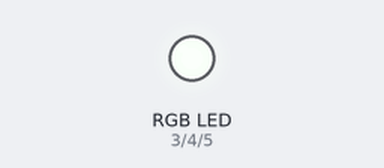
Bench run of a sketch on a simulated Arduino Uno, built with avr-gcc and run on an emulated ATmega328P. Shown: an RGB LED mixed from three pins (HIGH = lit). Dim RGB values are drawn brighter than linear.

Above: at 0.05 s.
At 1.55 s:
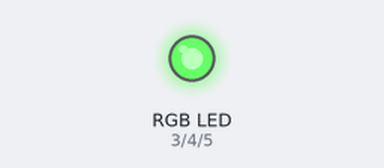
At 4.75 s:
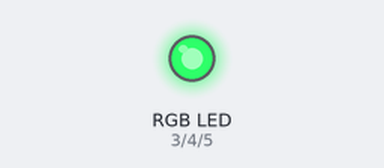
At 9.45 s:
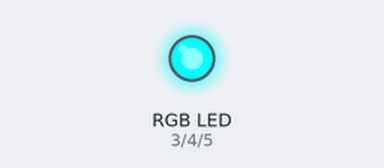
At 14.15 s:
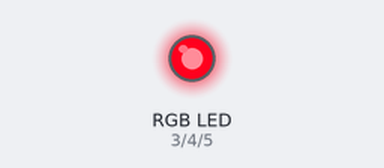
At 18.95 s:
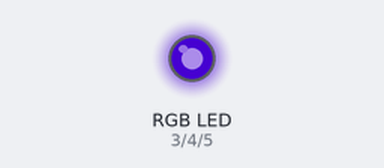
Timing chart, 0 to 24.6 s (numbered marks = the images above):
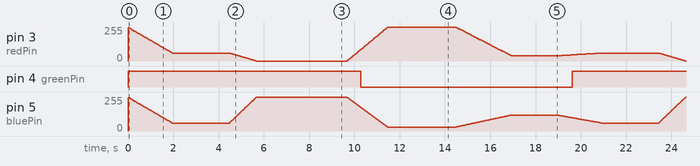

The sketch:

LampFadingLights.ino
```cpp
const int redPin   = 3;
const int greenPin = 4;
const int bluePin  = 5;

float currentR = 255;
float currentG = 255;
float currentB = 255;

void setup() {
  pinMode(redPin, OUTPUT);
  pinMode(greenPin, OUTPUT);
  pinMode(bluePin, OUTPUT);

  setColor(255, 255, 255);
}

void loop() {
  fadeToColor(60, 255, 60, 2000);
  delay(2500);

  fadeToColor(0, 180, 255, 1200);
  delay(4000);

  fadeToColor(255, 30, 30, 1800);
  delay(3000);

  fadeToColor(40, 60, 120, 2500);
  delay(2000);
}

void setColor(int r, int g, int b) {
  analogWrite(redPin, r);
  analogWrite(greenPin, g);
  analogWrite(bluePin, b);
  currentR = r;
  currentG = g;
  currentB = b;
}

void fadeToColor(int targetR, int targetG, int targetB, int durationMs) {
  int steps = 60;
  float delayPerStep = (float)durationMs / steps;

  float stepR = (targetR - currentR) / steps;
  float stepG = (targetG - currentG) / steps;
  float stepB = (targetB - currentB) / steps;

  for (int i = 0; i < steps; i++) {
    currentR += stepR;
    currentG += stepG;
    currentB += stepB;

    analogWrite(redPin, (int)currentR);
    analogWrite(greenPin, (int)currentG);
    analogWrite(bluePin, (int)currentB);

    delay((int)delayPerStep);
  }

  setColor(targetR, targetG, targetB);
}
```

Measured:
- by itself, pin 4 (greenPin): alternates HIGH for 9.6 s and LOW for 9.3 s
